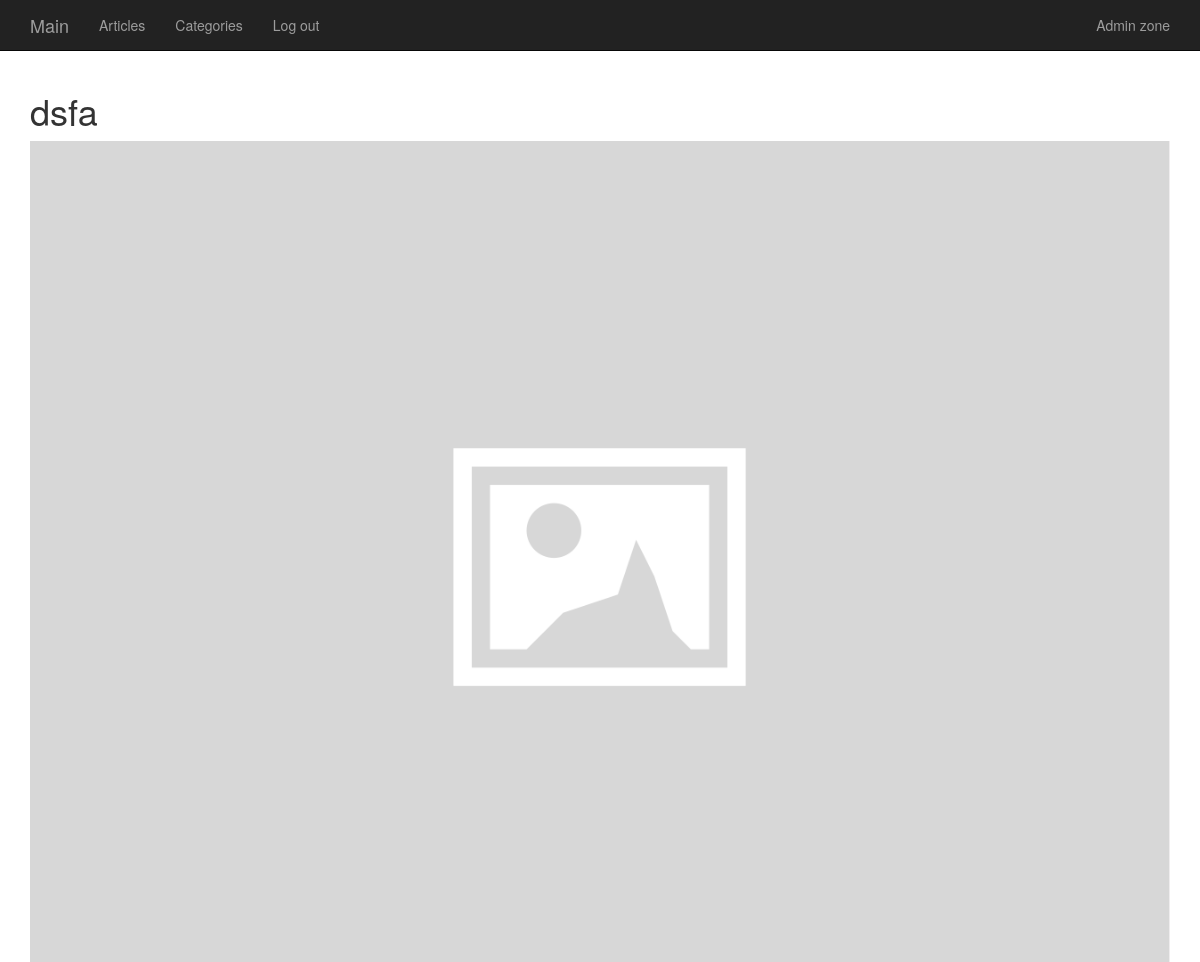
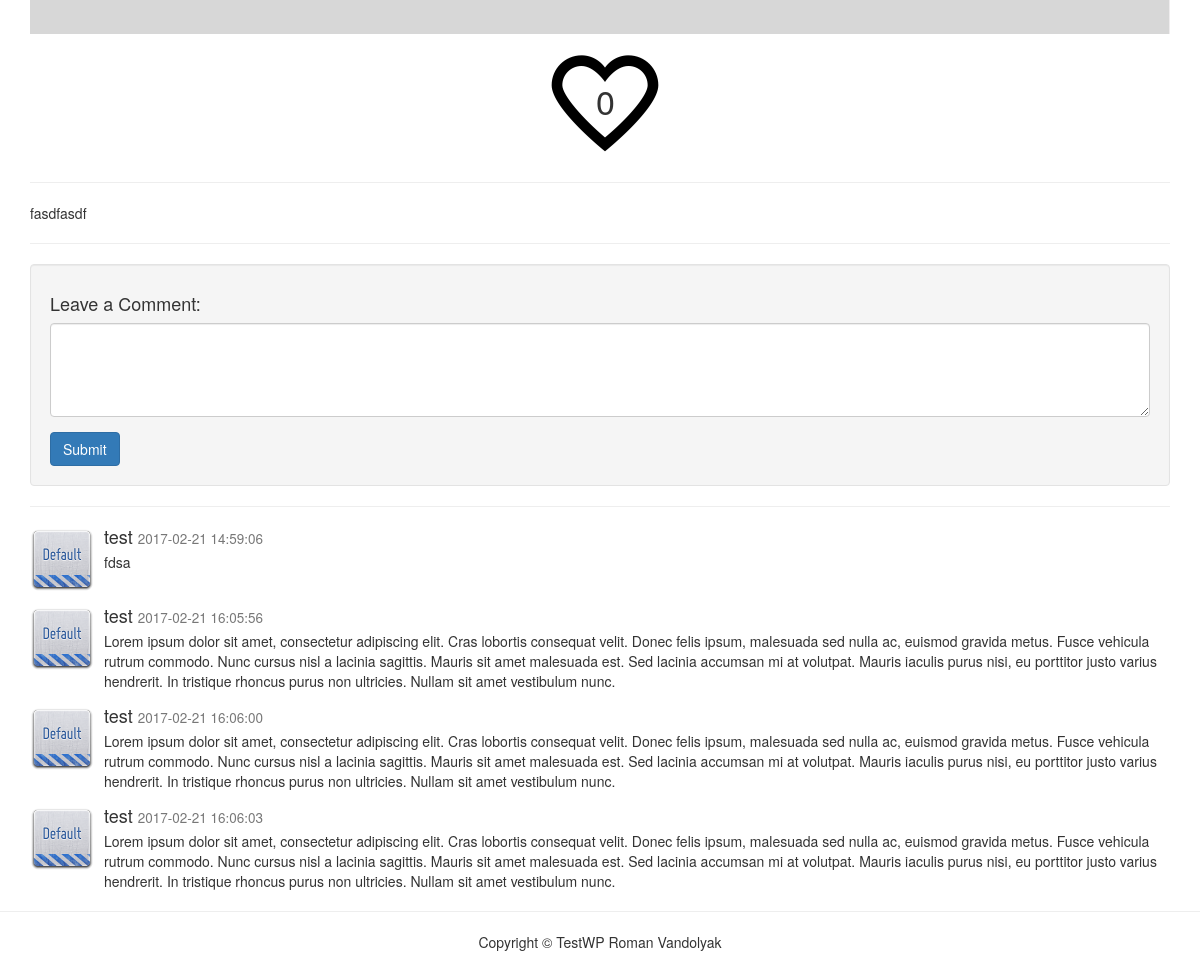
Screenshot of /article?id=36 (signed in) with the database file from the repository (2 pictures, top to bottom).
### tables this page shows
CREATE TABLE `articles` (
  `id` int(11) NOT NULL,
  `title` varchar(255) NOT NULL,
  `text` text NOT NULL,
  `description` text NOT NULL,
  `image` varchar(255) NOT NULL,
  `like_id` int(11) DEFAULT NULL,
  `author_id` int(11) NOT NULL,
  `category_id` int(11) NOT NULL,
  `created_at` datetime NOT NULL
);

CREATE TABLE `comments` (
  `id` int(11) NOT NULL,
  `text` text NOT NULL,
  `user_id` int(11) NOT NULL,
  `article_id` int(11) NOT NULL,
  `status` int(11) NOT NULL DEFAULT '0',
  `created_at` datetime NOT NULL
);

CREATE TABLE `users` (
  `id` int(11) NOT NULL,
  `name` varchar(150) NOT NULL,
  `email` varchar(150) NOT NULL,
  `password` varchar(150) NOT NULL,
  `role` enum('admin','user') NOT NULL
);

### app/Framework/View.php (called while the page is built, shortened)
<?php
class View
{
    public static function show( $templateName, $data = [] )
    {
        include 'app/Views/layouts/header.html.php';
        try {
            include 'app/Views/'.$templateName.'.html.php';
        }
        catch( Exception $e ) {
            echo $e->getMessage();
        }
        include 'app/Views/layouts/footer.html.php';
    }
}

### app/Controllers/ArticleController.php (called while the page is built, shortened)
<?php
class ArticleController extends Controller
{
    public function show()
    {
        $id = isset($_GET['id']) ? $_GET['id'] : null;
        if ($id){
            $article = Article::getById($id);
        } else return header('location: /404');
        $article['categories'] = DB::select('SELECT * FROM `categories`');
        $article = $article[0];
        $likes = DB::select("SELECT COUNT(*) as `count` FROM `likes` WHERE article_id = $id");
        $article['likes'] = $likes[0]['count'];
        $comments = DB::select('SELECT c.`text`, c.`created_at`, u.name  FROM `comments` as c
                                INNER JOIN users as u
                                ON u.`id` = c.`user_id`
                                WHERE c.`status` = ?
                                AND c.`article_id` = ?', [1,$id]);
        $article['comments'] = $comments;
        View::show('article', $article);
    }
}

### index.php (called while the page is built, shortened)
<?php
(new App())->run();

### app/Database/DB.php (called while the page is built, shortened)
<?php
class DB
{
    protected static $instance;
    public static function init( $host, $user, $pass, $db )
    {
        try {
            $instance = new DB;
            $instance->pdo = new PDO("mysql:host={$host};dbname={$db};charset=utf8mb4", $user, $pass);
            $instance->pdo->setAttribute(PDO::ATTR_ERRMODE, PDO::ERRMODE_EXCEPTION);
            $instance->pdo->setAttribute(PDO::ATTR_DEFAULT_FETCH_MODE, PDO::FETCH_ASSOC);
            self::$instance = $instance;
        }
        catch (PDOException $e) {
            echo $e->getMessage();
        }
        return self::$instance;
    }
    public static function select( String $query, Array $args = [] )
    {
        $db = self::$instance;
        $stmt = $db->pdo->prepare($query);
        $stmt->execute($args);
        return $stmt->fetchAll();
    }
}

### app/Models/Article.php (called while the page is built, shortened)
<?php
class Article extends Model
{
    public static function getById($id)
    {
       return DB::select("SELECT * FROM `articles` WHERE `id`='{$id}'");
    }
}

### app/Views/article.html.php (the view, shortened to what this page needs)
<div class="container">
    <div class="row">
        <div class="col-lg-12">
            <h1><?=$data['title']?></h1>
            <img class="img-responsive" src="<?= $data['image']?>" alt="">
            <div class="like" data-id="<?= $data['id']?>"><span class="counter"><?=$data['likes'] ?></span></div>
            <hr>
            <div><?=$data['text']?></div>
            <hr>
            <div class="well">
                <h4>Leave a Comment:</h4>
                <form role="form" action='/create-comment' method="POST">
                    <div class="form-group">
                        <textarea class="form-control" rows="4" name="comment[text]" required></textarea>
                    </div>
                    <button type="submit" class="btn btn-primary">Submit</button>
                </form>
            </div>
            <hr>
            <?php if(!empty($data['comments'])):?>
                <?php foreach ($data['comments'] as $key => $value): ?>
                    <div class="media">
                            <img class="media-object pull-left" src="/images/icon.png" alt="">
                        <div class="media-body">
                            <h4 class="media-heading"><?=$value['name']?>
                                <small><?=$value['created_at']?></small>
                            </h4>
                            <?=$value['text']?>
                        </div>
                    </div>
                <?php endforeach;?>
            <?php endif;?>
        </div>
    </div>
</div>

### app/Views/css/style.css (style rules this page uses)
.like { cursor:pointer; width:118px; height:128px; margin:0 auto; position:relative; }
.like:hover.active, .like { background: url('/images/like.png') no-repeat; }
.like .counter { color: #333333; font-size: 34px; top: 43px; left: 55px; position: absolute; text-align: center; }

### rows the page displays
articles: title "dsfa", image (placeholder picture), text "fasdfasdf"
comments: user.name "test", created_at "2017-02-21 14:59:06", text "fdsa"
comments: user.name "test", created_at "2017-02-21 16:05:56", text "Lorem ipsum dolor sit amet, consectetur adipiscing elit. Cras lobortis consequat velit. Donec felis ipsum, malesuada sed nulla ac, euismod gravida metus. Fusce vehicula rutrum commodo. Nunc cursus nisl a lacinia sagittis. Mauris sit amet malesuada est. Sed lacinia accumsan mi at volutpat. Mauris iaculis purus nisi, eu porttitor justo varius hendrerit. In tristique rhoncus purus non ultricies. Nullam sit amet vestibulum nunc."
comments: user.name "test", created_at "2017-02-21 16:06:00", text "Lorem ipsum dolor sit amet, consectetur adipiscing elit. Cras lobortis consequat velit. Donec felis ipsum, malesuada sed nulla ac, euismod gravida metus. Fusce vehicula rutrum commodo. Nunc cursus nisl a lacinia sagittis. Mauris sit amet malesuada est. Sed lacinia accumsan mi at volutpat. Mauris iaculis purus nisi, eu porttitor justo varius hendrerit. In tristique rhoncus purus non ultricies. Nullam sit amet vestibulum nunc."
comments: user.name "test", created_at "2017-02-21 16:06:03", text "Lorem ipsum dolor sit amet, consectetur adipiscing elit. Cras lobortis consequat velit. Donec felis ipsum, malesuada sed nulla ac, euismod gravida metus. Fusce vehicula rutrum commodo. Nunc cursus nisl a lacinia sagittis. Mauris sit amet malesuada est. Sed lacinia accumsan mi at volutpat. Mauris iaculis purus nisi, eu porttitor justo varius hendrerit. In tristique rhoncus purus non ultricies. Nullam sit amet vestibulum nunc."

### other values shown
$data['likes'] "0"
